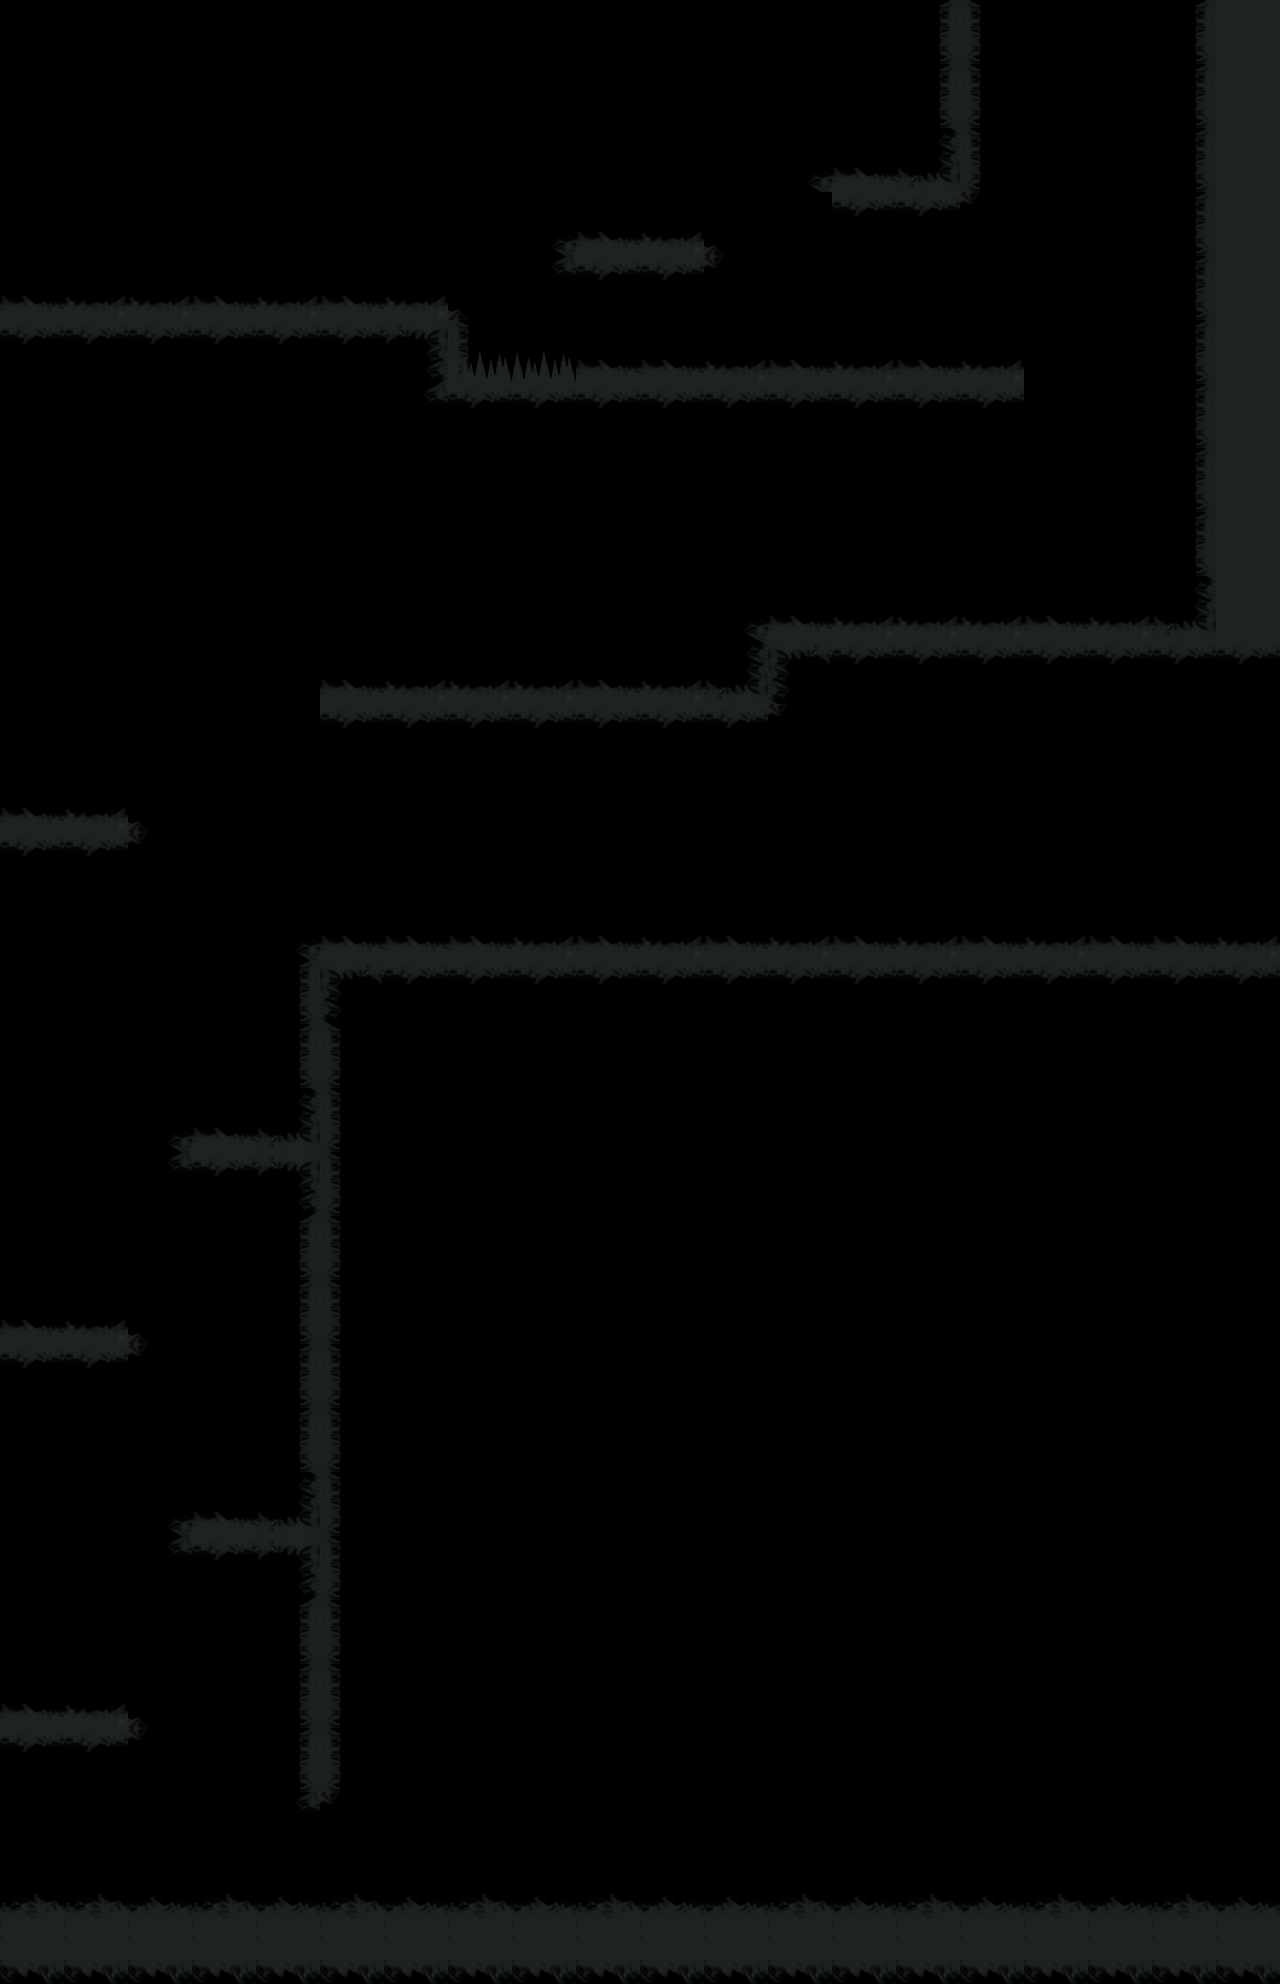

A 2D game scene composited from a Tiled map and its tileset images. What follows is a short description and the map's XML, with each tile layer's data collapsed to a summary:
An orthogonal 20x31 tile map with 64x64 px tiles, 1 tile layer (tilesheet), 1 hidden layer not drawn, 2 tilesets and 60 objects (18x plataformaHorizontal, 11x agarre, 10x objetoInteractivo, 5x item, 3x plataformaVertical, ...).

<map version="1.0" orientation="orthogonal" renderorder="right-down" width="20" height="31" tilewidth="64" tileheight="64" nextobjectid="268">
 <tileset firstgid="1" name="tileset" tilewidth="64" tileheight="64" tilecount="49">
  <image source="tileset.png" width="448" height="448" />
 </tileset>
 <tileset firstgid="50" name="imageCollection" tilewidth="498" tileheight="457" tilecount="1">
  <tile id="0">
   <image width="498" height="457" source="decoEspacial.png" />
  </tile>
 </tileset>
 <imagelayer name="backdrop" x="68" y="75" visible="0" offsetx="-2" offsety="0">
  <image source="level0_background.png" />
 </imagelayer>
 <layer name="tilesheet" width="20" height="31">
  <properties>
   <property name="tilesheet" value="tileset.png" />
  </properties>
  <data>[620 cells, 227 non-empty, 19 distinct tile ids]</data>
 </layer>
 <objectgroup name="images" visible="0">
  <object id="186" gid="50" x="705.939" y="444.274" width="469.818" height="431.139" />
 </objectgroup>
 <objectgroup name="entities">
  <object id="57" name="rectAgarreDer" type="agarre" x="448" y="320" width="2" height="2">
   <properties>
    <property name="bodyType" value="static" />
    <property name="esRompible" value="0" />
    <property name="esSensor" value="0" />
    <property name="material" value="acero" />
    <property name="puedeRotar" value="0" />
    <property name="userDataBody" value="rectAgarreDer" />
    <property name="userDataShape" value="shape_rectAgarreDer" />
   </properties>
  </object>
  </objectgroup>
</map>
<!-- 58 of 60 objects omitted -->
